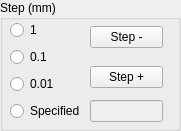
   <widget class="QGroupBox" name="groupBox_18">
    <property name="geometry">
     <rect>
      <x>30</x>
      <y>550</y>
      <width>181</width>
      <height>131</height>
     </rect>
    </property>
    <property name="title">
     <string>Step (mm)</string>
    </property>
    <widget class="QWidget" name="layoutWidget_14">
     <property name="geometry">
      <rect>
       <x>10</x>
       <y>20</y>
       <width>153</width>
       <height>102</height>
      </rect>
     </property>
     <layout class="QGridLayout" name="gridLayout_16">
      <item row="0" column="0">
       <widget class="QRadioButton" name="radioButton_tz_step1">
        <property name="text">
         <string>1</string>
        </property>
       </widget>
      </item>
      <item row="0" column="1" rowspan="2">
       <widget class="QPushButton" name="pushButton_tz_stepM">
        <property name="text">
         <string>Step -</string>
        </property>
       </widget>
      </item>
      <item row="1" column="0" rowspan="2">
       <widget class="QRadioButton" name="radioButton_tz_step01">
        <property name="text">
         <string>0.1</string>
        </property>
       </widget>
      </item>
      <item row="2" column="1" rowspan="2">
       <widget class="QPushButton" name="pushButton_tz_stepP">
        <property name="text">
         <string>Step +</string>
        </property>
       </widget>
      </item>
      <item row="3" column="0">
       <widget class="QRadioButton" name="radioButton_tz_step001">
        <property name="text">
         <string>0.01</string>
        </property>
       </widget>
      </item>
      <item row="4" column="0">
       <widget class="QRadioButton" name="radioButton_tz_step_spec">
        <property name="text">
         <string>Specified</string>
        </property>
       </widget>
      </item>
      <item row="4" column="1">
       <widget class="QLineEdit" name="lineEdit_tz_step_spec">
        <property name="enabled">
         <bool>false</bool>
        </property>
       </widget>
      </item>
     </layout>
    </widget>
   </widget>
